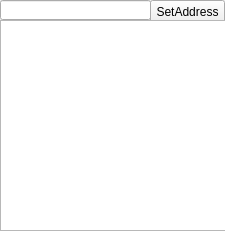
<?xml version="1.0" encoding="UTF-8"?>
<ui version="4.0">
 <class>MemoryDumpWidget</class>
 <widget class="QWidget" name="MemoryDumpWidget">
  <property name="geometry">
   <rect>
    <x>0</x>
    <y>0</y>
    <width>225</width>
    <height>231</height>
   </rect>
  </property>
  <property name="windowTitle">
   <string>Form</string>
  </property>
  <widget class="QLineEdit" name="lineEdit">
   <property name="geometry">
    <rect>
     <x>0</x>
     <y>0</y>
     <width>151</width>
     <height>20</height>
    </rect>
   </property>
  </widget>
  <widget class="QPushButton" name="pushButton">
   <property name="geometry">
    <rect>
     <x>150</x>
     <y>0</y>
     <width>75</width>
     <height>23</height>
    </rect>
   </property>
   <property name="text">
    <string>SetAddress</string>
   </property>
  </widget>
  <widget class="QTableView" name="memoryDump">
   <property name="geometry">
    <rect>
     <x>0</x>
     <y>20</y>
     <width>231</width>
     <height>211</height>
    </rect>
   </property>
  </widget>
 </widget>
 <resources/>
 <connections/>
</ui>
